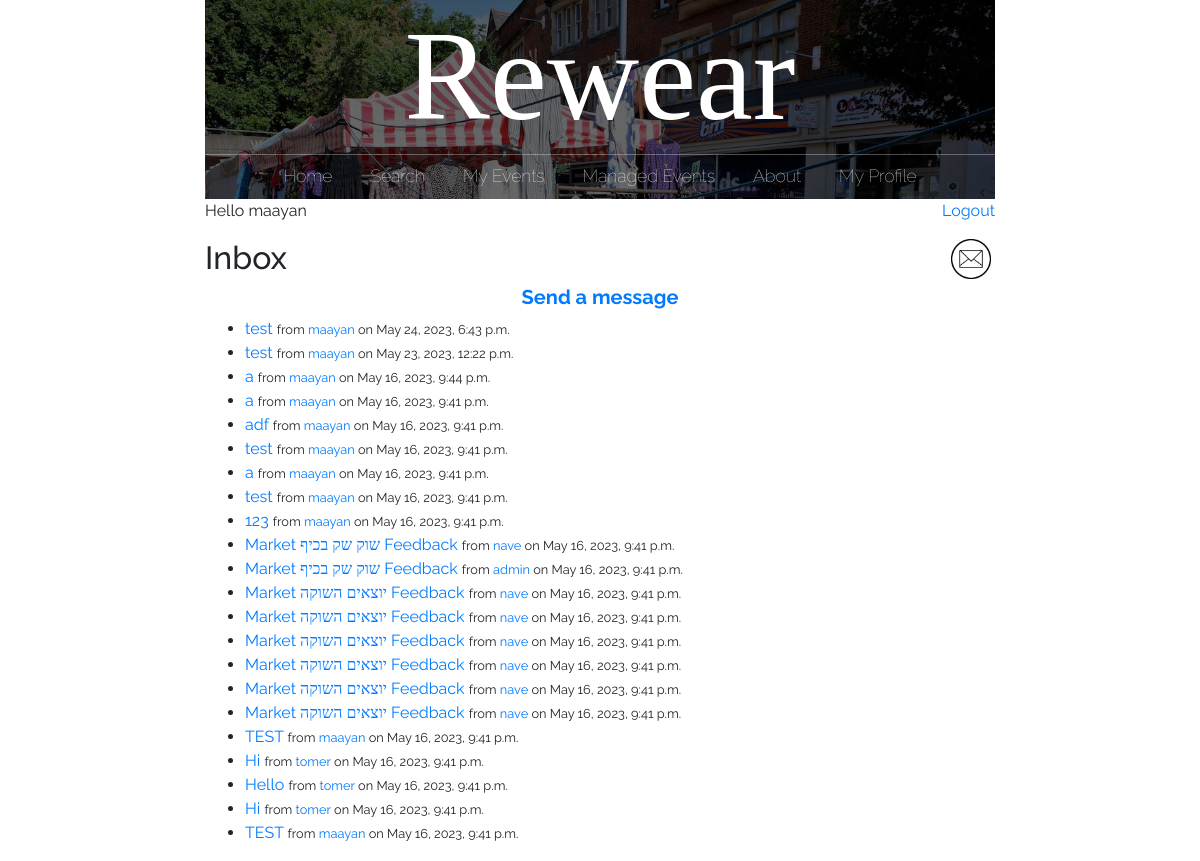
The app's page /inbox/ (signed in) with its own data.
### main/models.py (models this page shows)
class Message(models.Model):
    sender = models.ForeignKey(User, on_delete=models.CASCADE, related_name='sent_messages')
    recipient = models.ForeignKey(User, on_delete=models.CASCADE, related_name='received_messages')
    subject = models.CharField(max_length=255)
    body = models.TextField()
    from django.utils import timezone
    created_at = models.DateTimeField(default=timezone.now)
    is_read = models.BooleanField(default=False)

### main/views.py (the view)
# urls.py: path("inbox/", views.inbox, name="inbox"),
@login_required
def inbox(request):
    messages = Message.objects.filter(recipient=request.user)
    new_mail = new_messages(request.user.username)
    return render(request, 'main/inbox.html', {'messages': messages, 'new_mail': new_mail})

### main/views.py (called while the page is built)
def new_messages(username):
    try:
        messages = Message.objects.filter(recipient=User.objects.filter(username=username)[0])
        for m in messages:
            if not m.is_read:
                return True
        return False
    except:
        return False

### main/templates/main/inbox.html
{% extends 'main/base.html' %}
{% block content %}
  <h2>Inbox</h2>
  <center>
    <a href="/send_message/"><h5><b>Send a message</b></h5></a>
  </center>
  {% if messages %}
    <ul>
      {% for message in messages reversed %}
        <li{% if not message.is_read %} style="font-weight: bold;"{% endif %}>
          <a href="/message_detail/{{message.id}}">
            {% if not message.is_read %}
              <big><b>{{ message.subject }}</b></big>
            {% else %}
              {{ message.subject }}
            {% endif %}
          </a>
          {% if not message.is_read %}
            from <a href="/profile/{{ message.sender.username }}">{{ message.sender.username }}</a> on {{ message.created_at }}
          {% else %}
            <small>from <a href="/profile/{{ message.sender.username }}">{{ message.sender.username }}</a> on {{ message.created_at }}</small>
          {% endif %}
        </li>
      {% endfor %}
    </ul>
  {% else %}
    <p>No messages.</p>
  {% endif %}
{% endblock %}

### main/templates/main/base.html (shortened to what this page needs)
{% load static %}
<!doctype html>
<html>
	<head>
		<link rel="stylesheet" href="https://stackpath.bootstrapcdn.com/bootstrap/4.3.1/css/bootstrap.min.css">
		<link rel="stylesheet" href="{% static 'css/styles.css' %}">
	</head>
	<body>
	<div id = "content", name = "content">
		<div class="row justify-content-center">
			<div class="col-8">
			<center>
					<header class="main-header">
						<h1 class="header-name header-name-large">Rewear</h1>
						<nav class="nav main-nav">
							<ul>
								<li><a href="/">Home</a></li>
								{% if user.is_authenticated %}
									<li><a href="/search_page/">Search</a></li>
									<li><a href="/my_events/{{request.user.id}}">My Events</a></li>
								{% endif %}
								{% if user.groups.all.0.name == 'eventManager' %}
									<li><a href="/managed_events/{{request.user.id}}">Managed Events</a></li>
								{% endif %}
								<li><a href="/about/">About</a></li>
								{% if user.is_authenticated and user.is_superuser %}
									<li><a href="/submissions/">Submissions
									<!--<div style="display: inline-block;">
										<div style="border-radius: 50%; width: 10px; height: 10px; padding: 2px; border: solid; border-color: red;"></div>
									</div>-->
									</a></li>
									<li><a href="/admin/">Administration</a></li>
								{% elif user.is_authenticated and user.is_active%}
								<li><a href="/profile/">My Profile</a></li>
								{% endif %}
							</ul>
						</nav>
					</header>
			</center>
			{% if user.is_authenticated %}
			<p style="text-align:left;">
				<td><left>Hello {{request.user.username}}</left></td>
				<span style="float:right;">
					<td><right><a href="/logout">Logout</a></right></td>
				</span>
			</p>
			<p>
				<span style="float:right;">
					{% if new_mail %}
						<a href="/inbox" style="text-decoration:none">
							<img src='{% static "media/new_mail.png" %}' alt="inbox" height=40px width=40px>&nbsp;
						</a>
					{% else %}
						<a href="/inbox" style="text-decoration:none">
							<img src='{% static "media/mail_icon.png" %}' alt="inbox" height=40px width=40px>&nbsp;
						</a>
					{% endif %}
				</span>
			</p>
			{% endif %}
				{% block content %}
				{% endblock %}
			</div>
		</div>
	</div>
	</body>
</html>

### static/css/styles.css (style rules this page uses)
* { box-sizing: border-box; font-family: Raleway; }
html, body { margin: 0; padding: 0; }
.nav ul { margin: 0; padding: 0; }
.nav li { display: inline; }
.nav a { display: inline-block; padding: .5em; color: white; text-decoration: none; }
.main-nav { text-align: center; font-size: 1.1em; font-weight: lighter; display: inline; }
.main-nav li { padding: 0 1%; }
.main-header { background-color: rgba(0, 0, 0, .6); background-image: url("../media/Header Background.jpeg"); background-blend-mode: multiply; background-size: cover; }
.header-name { text-align: center; margin: 0; font-size: 4em; font-family: "Arvo"; font-weight: normal; color: white; border-bottom: 1px solid rgba(255, 255, 255, .3) }
.header-name-large { font-size: 8em; }

### records on screen
Message: subject "test", sender.username "maayan", created_at "May 24, 2023, 6:43 p.m."
Message: subject "test", sender.username "maayan", created_at "May 23, 2023, 12:22 p.m."
Message: subject "a", sender.username "maayan", created_at "May 16, 2023, 9:44 p.m."
Message: subject "a", sender.username "maayan", created_at "May 16, 2023, 9:41 p.m."
Message: subject "adf", sender.username "maayan", created_at "May 16, 2023, 9:41 p.m."
Message: subject "test", sender.username "maayan", created_at "May 16, 2023, 9:41 p.m."
Message: subject "a", sender.username "maayan", created_at "May 16, 2023, 9:41 p.m."
Message: subject "test", sender.username "maayan", created_at "May 16, 2023, 9:41 p.m."
Message: subject "123", sender.username "maayan", created_at "May 16, 2023, 9:41 p.m."
Message: subject "Market שוק שק בכיף Feedback", sender.username "nave", created_at "May 16, 2023, 9:41 p.m."
Message: subject "Market שוק שק בכיף Feedback", sender.username "admin", created_at "May 16, 2023, 9:41 p.m."
Message: subject "Market יוצאים השוקה Feedback", sender.username "nave", created_at "May 16, 2023, 9:41 p.m."
Message: subject "Market יוצאים השוקה Feedback", sender.username "nave", created_at "May 16, 2023, 9:41 p.m."
Message: subject "Market יוצאים השוקה Feedback", sender.username "nave", created_at "May 16, 2023, 9:41 p.m."
Message: subject "Market יוצאים השוקה Feedback", sender.username "nave", created_at "May 16, 2023, 9:41 p.m."
Message: subject "Market יוצאים השוקה Feedback", sender.username "nave", created_at "May 16, 2023, 9:41 p.m."
Message: subject "Market יוצאים השוקה Feedback", sender.username "nave", created_at "May 16, 2023, 9:41 p.m."
Message: subject "TEST", sender.username "maayan", created_at "May 16, 2023, 9:41 p.m."
Message: subject "Hi", sender.username "tomer", created_at "May 16, 2023, 9:41 p.m."
Message: subject "Hello", sender.username "tomer", created_at "May 16, 2023, 9:41 p.m."
Message: subject "Hi", sender.username "tomer", created_at "May 16, 2023, 9:41 p.m."
Message: subject "TEST", sender.username "maayan", created_at "May 16, 2023, 9:41 p.m."

### other values on screen
{{ request.user.username }} "maayan"
